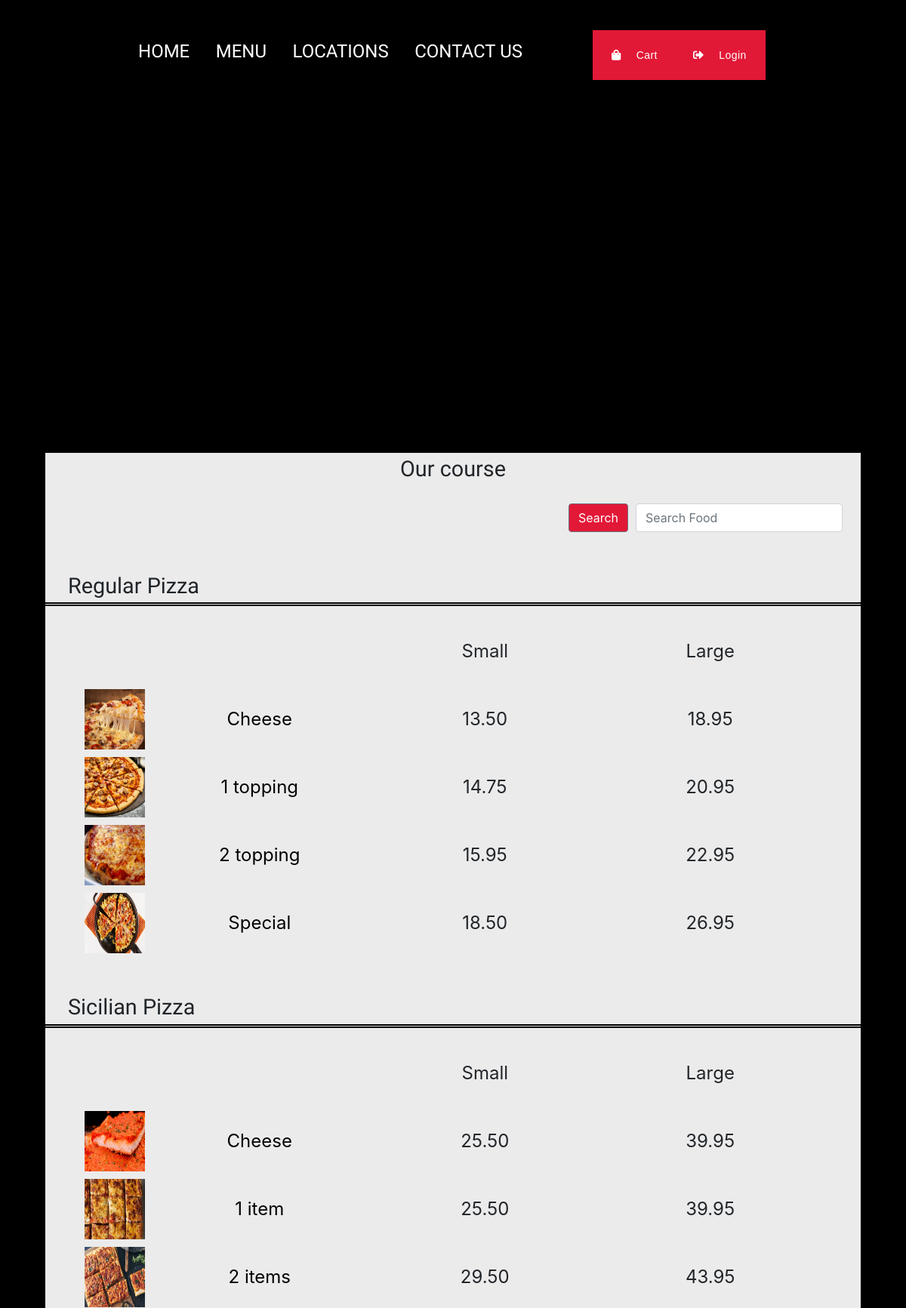
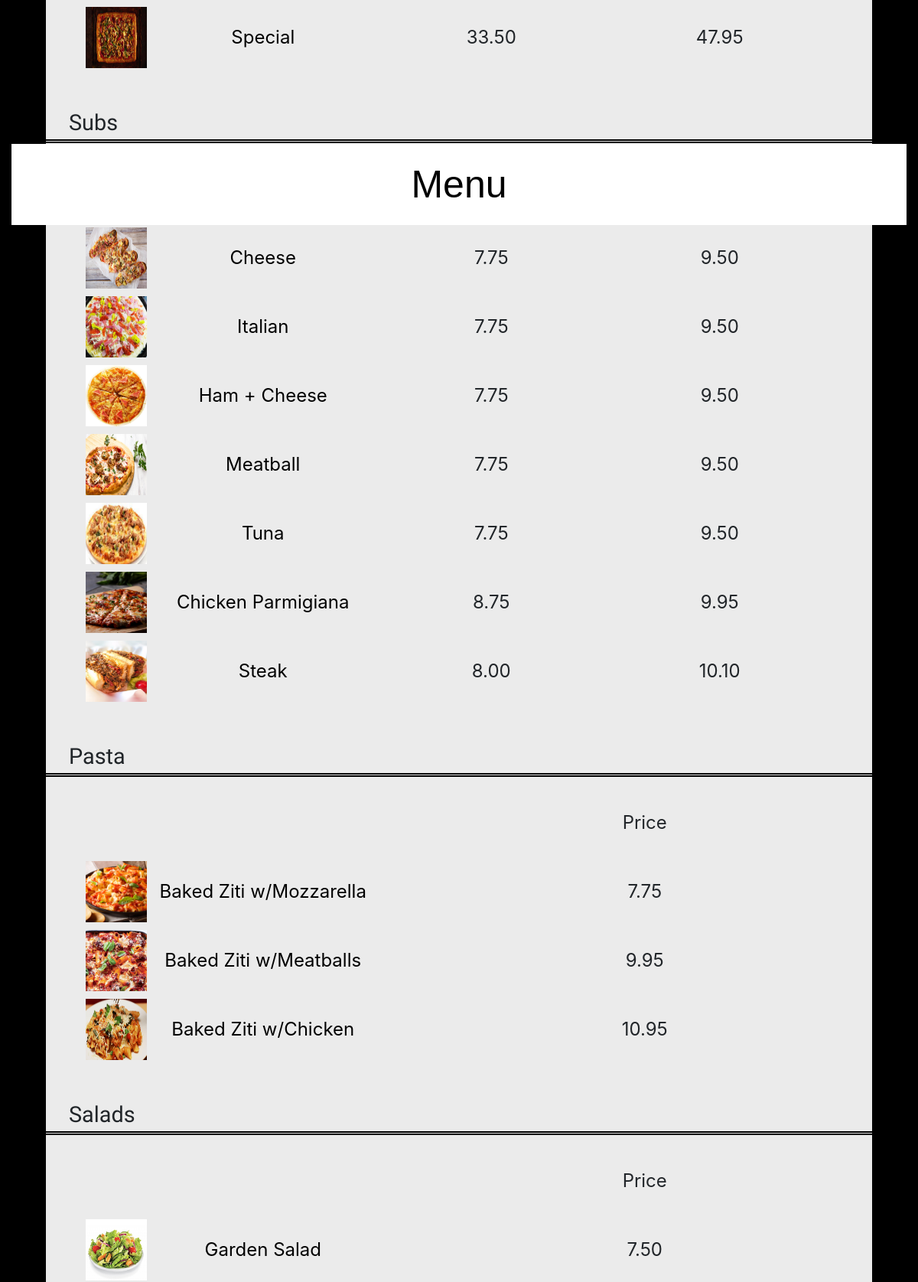
The app's page /home/menu (upper part) with its own data (2 pictures, top to bottom).
### order/models.py (models this page shows, shortened)
class Regular_Pizza(models.Model):
	course = models.CharField(max_length=64)
	size_small = models.CharField(max_length=64)
	size_large = models.CharField(max_length=64)
	toppings = models.IntegerField()
	image = models.ImageField(upload_to='images', null=False ,default=None)

class Sicilian_Pizza(models.Model):
	course = models.CharField(max_length=64)
	size_small = models.CharField(max_length=64)
	size_large = models.CharField(max_length=64)
	toppings = models.IntegerField()
	image = models.ImageField(upload_to='images', null=False ,default=None)

class Sub(models.Model):
	course = models.CharField(max_length=64)
	size_small = models.CharField(max_length=64, blank=True)
	size_large = models.CharField(max_length=64)
	extras = models.ManyToManyField(Extra, blank=True)
	image = models.ImageField(upload_to='images', null=False ,default=None)

class Pasta(models.Model):
	course = models.CharField(max_length=64)
	price = models.CharField(max_length=64)
	image = models.ImageField(upload_to='images', null=False ,default=None)

class Salad(models.Model):
	course = models.CharField(max_length=64)
	price = models.CharField(max_length=64)
	image = models.ImageField(upload_to='images', null=False ,default=None)

### order/views.py (the view)
# urls.py: path("menu", views.menu, name="menu"),
def menu(request):
	context = {
		"regular_pizza": Regular_Pizza.objects.all(), #objects.values_list('name', flat=True)
		"sicilian_pizza": Sicilian_Pizza.objects.all(),
		"sub": Sub.objects.all(),
		"pasta": Pasta.objects.all(),
		"salad": Salad.objects.all(),
		"dinner_platter": Dinner_Platter.objects.all(),
	}
	return render(request, "order/menu.html", context)

### order/templates/order/menu.html (shortened to what this page needs)
{% load static %}
<!DOCTYPE html>
<html>
   <head>
      <link rel="stylesheet" href="https://maxcdn.bootstrapcdn.com/bootstrap/4.1.3/css/bootstrap.min.css">
      <link rel="stylesheet" href="https://cdnjs.cloudflare.com/ajax/libs/font-awesome/5.15.4/css/all.min.css">
      <link href="http://fonts.cdnfonts.com/css/kg-happy" rel="stylesheet">
      <link href="http://fonts.cdnfonts.com/css/kg-tangled-up-in-you" rel="stylesheet">
      <link rel="stylesheet" type="text/css" href="{% static 'order/stylesheets.css' %}">
   </head>
   <body>
      <header>
      	<div class="container wrapper_content-h">
      		<div class="d-flex align-items-start justify-content-between">
      			<div class="logo-full" style="width: 75px; height: 164.028px;">
      			</div>
      			<div class="center_links-h">
                 <a href="{% url 'index' %}">HOME</a>
                 <a href="{% url 'menu' %}">MENU</a>
                 <a href="{% url 'location' %}">LOCATIONS</a>
                 <a href="{% url 'contact' %}">CONTACT US</a>
               </div>
	      		<div class="main_links-h">
                    <div class="fixed-h nav">
                        <a class="nav-link" href="{% url 'cart' %}"><i class="fas fa-shopping-bag"></i>Cart</a>
                        {% if user.is_authenticated %}
                            <a class="nav-link" href="{% url 'logout' %}"><i class="fas fa-sign-out-alt"></i>Log out</a>
                        {% else %}
                            <a class="nav-link" href="{% url 'login' %}"><i class="fas fa-sign-out-alt"></i>Login</a>
                        {% endif %}
                    </div>
                </div>
      		</div>
      	</div>
      </header>
   		<div class="entire_body">
   			<div class="foreground">
   				<main class="content">
   					<section >
   						<div class="container wrapper_content-h position_title-h">
   							<p class="no-animation" style="text-align: center">Menu</p>
   						</div>
   					</section>
   				</main>
   			</div>
   		</div>
   		<div id="index_box">
   			<div class="title">Our course</div>
   			<div id="search" style="display: flex; justify-content: end">
		         <form class="d-flex mr-4 mt-4" method=POST action="{% url 'search' %}">
		            <button style="padding: 0.375rem 0.75rem; margin-top: 0px; margin-right: 10px" class="btn btn-outline-secondary" type="submit">Search</button>
		            <input class="form-control me-2" type="search" placeholder="Search Food" aria-label="Search" name = "searched">
		         </form>
		      </div>
   			<div class="regular_pizza">
   				<div class="head">
   					<div class="text">Regular Pizza</div>
   					<div class="line"></div>
   				</div>
      			<div class="course">
      			{% if regular_pizza %}
      				<div class="item">
						<div class="img">
							<div style="width:80px; height:80px"></div>
						</div>
      					<div class="size_small">Small</div>
      					<div class="size_large">Large</div>
      				</div>
      				{% for item in regular_pizza %}
      					<div class="item">
							<div class="img">
								<img src="{{item.image.url}}" alt="my image" style="width:80px ;height:80px">
							</div>
      						<a href="regular_pizza/{{item.id}}" class="course">{{item.course}}</a>
      						<div class="size_small">{{item.size_small}}</div>
      						<div class="size_large">{{item.size_large}}</div>
      					</div>
      				{% endfor %}
      			{% else %}
      				No Selection
      			{% endif %}
      			</div>
   			</div>
   			<div class="sicilian_pizza">
   				<div class="head">
   					<div class="text">Sicilian Pizza</div>
   					<div class="line"></div>
   				</div>
   				<div>
      				{% if sicilian_pizza %}
      					<div class="item">
							<div class="img">
								<div style="width:80px; height:80px"></div>
							</div>
	      					<div class="size_small">Small</div>
	      					<div class="size_large">Large</div>
      					</div>
      					{% for item in sicilian_pizza %}
      						<div class="item">
								<div class="img">
									<img src="{{item.image.url}}" alt="my image" style="width:80px ;height:80px">
								</div>
	      						<a href="sicilian_pizza/{{item.id}}" class="course">{{item.course}}</a>
	      						<div class="size_small">{{item.size_small}}</div>
	      						<div class="size_large">{{item.size_large}}</div>
      						</div>
      					{% endfor %}
  					{% else %}
						No Selection
      				{% endif %}
   				</div>
   			</div>
   		<div class="sub">
   			<div class="head">
   				<div class="text">Subs</div>
      		</div>
      		<div>
      		{% if sub %}
      			<div class="item">
						<div class="img">
							<div style="width:80px; height:80px"></div>
						</div>
				      <div class="size_small">Small</div>
				      <div class="size_large">Large</div>
      			</div>
	      		{% for item in sub %}
	      			<div class="item">
						<div class="img">
							<img src="{{item.image.url}}" alt="my image" style="width:80px ;height:80px">
						</div>
	      				<a href="sub/{{item.id}}" class="course">{{item.course}}</a>
		      			<div class="size_small">{{item.size_small}}</div>
		      			<div class="size_large">{{item.size_large}}</div>
		      		</div>
	      		{% endfor %}
      		{% else %}
      			No Selection
      		{% endif %}
      		</div>
   		</div>
      	<div class="pasta">
      		<div class="head">
      			<div class="text">Pasta</div>
      			<div class="line"></div>
      		</div>
      		<div>
      		{% if pasta %}
	      		<div class="item">
						<div class="img">
							<div style="width:80px; height:80px"></div>
						</div>
				      <div class="size_large" style="width: 50%;">Price</div>
      			</div>
      			{% for item in pasta %}
      				<div class="item">
						<div class="img">
							<img src="{{item.image.url}}" alt="my image" style="width:80px ;height:80px">
						</div>
				      <a href="pasta/{{item.id}}" class="course">{{item.course}}</a>
				      <div class="size_large" style="width: 50%;">{{item.price}}</div>
      				</div>
      			{% endfor %}
      		{% else %}
      			No Selection
      		{% endif %}
      		</div>
      	</div>
  		<div class="salad">
  			<div class="head">
		      <div class="text">Salads</div>
		      <div class="line"></div>
  			</div>
  			<div>
  			{% if salad %}
	  			<div class="item">
					<div class="img">
						<div style="width:80px; height:80px"></div>
					</div>
			      <div class="size_large" style="width: 50%;">Price</div>
				</div>
  				{% for item in salad %}
  					<div class="item">
						<div class="img">
							<img src="{{item.image.url}}" alt="my image" style="width:80px ;height:80px">
						</div>
  						<a href="salad/{{item.id}}" class="course">{{item.course}}</a>
  						<div class="size_large" style="width: 50%;">{{item.price}}</div>
  					</div>
  				{% endfor %}
  			{% else %}
  				No Selection
  			{% endif %}
  			</div>
  		</div>
   </body>
</html>

### order/static/order/stylesheets.css (style rules this page uses)
* { margin: 0; padding: 0; box-sizing: border-box; }
html { scroll-behavior: smooth; }
body { background-color: #000; }
.fixed-h { position: fixed; }
.wrapper_content-h { max-width: 1230px; margin: 0px auto !important; }
header { padding-top: 40px; width: 100%; position: absolute; top: 0; left: 0; z-index: 100; }
header .center_links-h { text-align: right; }
header .center_links-h a { font-family: Bayon; font-size: 24px; font-weight: 300; line-height: 26px; color: #fff; position: relative; display: inline-block; padding: 15px; transition: color 0.25s ease; }
header .center_links-h a { text-decoration: none; }
header .center_links-h a::after { content: ""; width: 90%; height: 4px; position: absolute; bottom: 10px; left: 0px; right: 0px; margin: 0px auto; background-color: rgb(226, 24, 55); transform: translateX(-50px); opacity: 0; transition: all 0.25s ease 0s; }
header .main_links-h { flex-basis: 400px; transition: all 0.25s ease 0s; }
header .main_links-h a { margin-right: -3px; background-color: #E21837; color: #fff; padding: 20px 25px; display: inline-block; position: relative; font-family: "KG HAPPY Solid", sans-serif; font-size: 14px; letter-spacing: 0.44px; line-height: 26px; transition: background-color 0.25s ease; }
header .main_links-h a i { margin-right: 20px; }
section .position_title-h { position: absolute; top: 40%; left: 0; right: 0; margin: 0 auto; z-index: 10; }
section .position_title-h p { overflow: hidden; white-space: nowrap; margin-bottom: 0px; background-color: #fff; color: #000; font-family: "KG HAPPY", sans-serif; font-size: 70px; line-height: 96px; padding: 15px; animation: swipeLeft 1s ease 1.5s both; }
.no-animation { animation: unset !important; }
@media (max-width: 1200px) { section .position_title-h p { font-size: 50px; line-height: 76px; } }
body .center_links-h { text-align: right; }
body { background-image: url('https://www.pizza-pinochio.ro/wp-content/uploads/2020/01/title-bg.jpg'); }
body .center_links-h a { font-family: Bayon; font-size: 24px; font-weight: 300; line-height: 26px; color: #fff; position: relative; display: inline-block; padding: 15px; transition: color 0.25s ease; }
body .center_links-h a { text-decoration: none; }
body .center_links-h a::after { content: ""; width: 90%; height: 4px; position: absolute; bottom: 10px; left: 0px; right: 0px; margin: 0px auto; background-color: rgb(226, 24, 55); transform: translateX(-50px); opacity: 0; transition: all 0.25s ease 0s; }
body #index_box { width: 90%; margin-top: 600px; margin-left: auto; margin-right: auto; background-color: #ebebeb; }
body #index_box .title { font-size: 180%; font-family: 'Bayon'; text-align: center; margin-top: 600px; ; }
body #index_box .head { padding-top: 50px; }
body #index_box .head .text { font-size: 180%; margin-left: 30px; font-family: Bayon; }
body #index_box .head .line { border-top: 5px double black; padding-bottom: 10px; }
body #index_box .item { display: flex; justify-content: space-around; width: 100%; font-size: 150%; outline: none; align-items: center; margin-top: 10px; padding-left: 50px; padding-right: 50px; }
body #index_box .item .course { display: flex; justify-content: center; width: 30%; text-decoration: none; color: black; outline: none; }
body #index_box .item .size_small { display: flex; justify-content: center; width: 30%; }
body #index_box .item .size_large { display: flex; justify-content: center; width: 30%; }
.btn { padding: 4% 10%; background-color: #E21837; color: white; text-decoration: none; width: fit-content; margin-top: 20px; }

### records on screen
Regular_Pizza: image (picture), course "Cheese", size_small "13.50", size_large "18.95"
Regular_Pizza: image (picture), course "1 topping", size_small "14.75", size_large "20.95"
Regular_Pizza: image (picture), course "2 topping", size_small "15.95", size_large "22.95"
Regular_Pizza: image (picture), course "Special", size_small "18.50", size_large "26.95"
Sicilian_Pizza: image (picture), course "Cheese", size_small "25.50", size_large "39.95"
Sicilian_Pizza: image (picture), course "1 item", size_small "25.50", size_large "39.95"
Sicilian_Pizza: image (picture), course "2 items", size_small "29.50", size_large "43.95"
Sicilian_Pizza: image (picture), course "Special", size_small "33.50", size_large "47.95"
Sub: image (picture), course "Cheese", size_small "7.75", size_large "9.50"
Sub: image (picture), course "Italian", size_small "7.75", size_large "9.50"
Sub: image (picture), course "Ham + Cheese", size_small "7.75", size_large "9.50"
Sub: image (picture), course "Meatball", size_small "7.75", size_large "9.50"
Sub: image (picture), course "Tuna", size_small "7.75", size_large "9.50"
Sub: image (picture), course "Chicken Parmigiana", size_small "8.75", size_large "9.95"
Sub: image (picture), course "Steak", size_small "8.00", size_large "10.10"
Pasta: image (picture), course "Baked Ziti w/Mozzarella", price "7.75"
Pasta: image (picture), course "Baked Ziti w/Meatballs", price "9.95"
Pasta: image (picture), course "Baked Ziti w/Chicken", price "10.95"
Salad: image (picture), course "Garden Salad", price "7.50"
